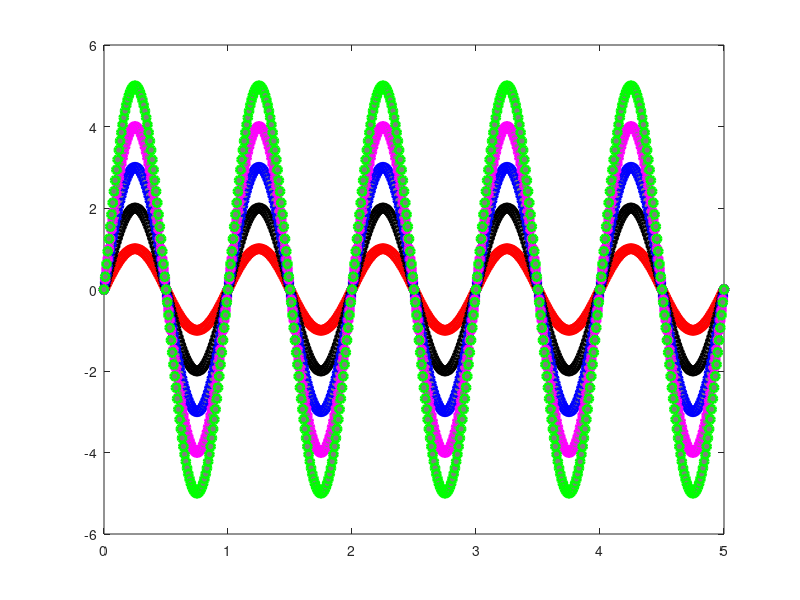
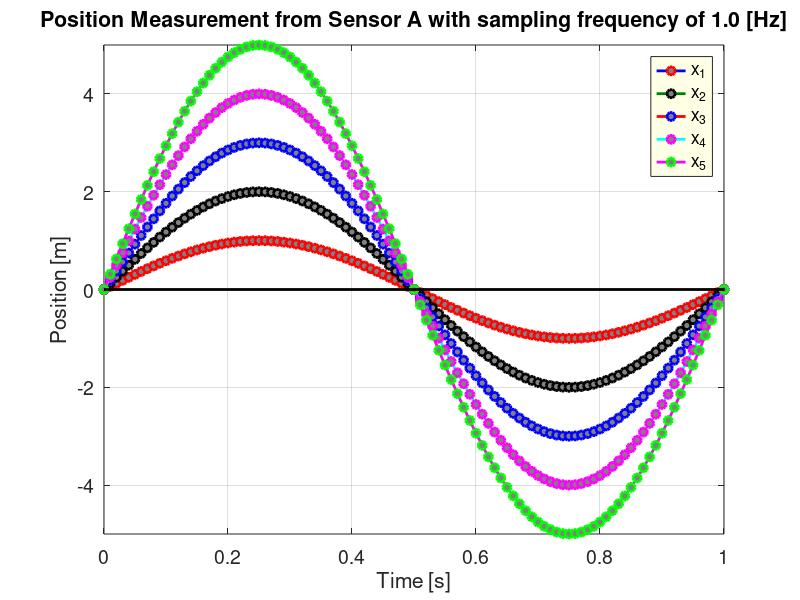
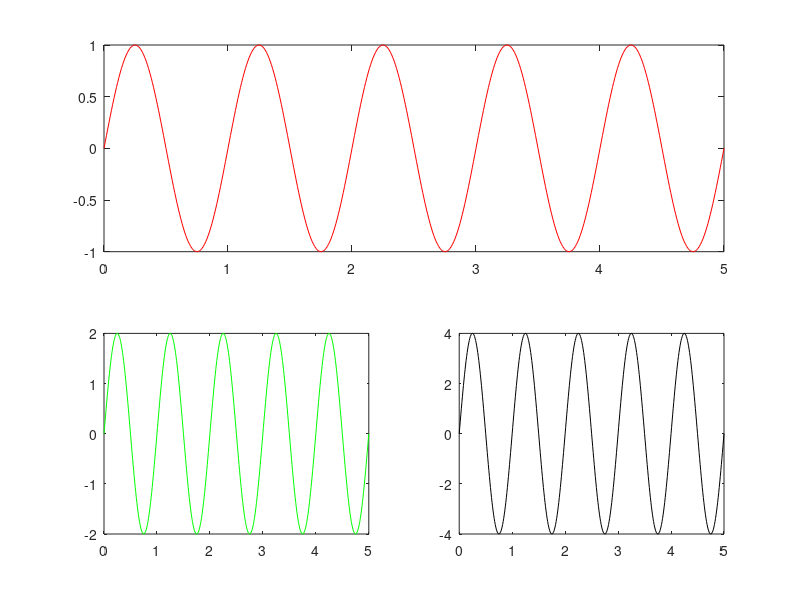
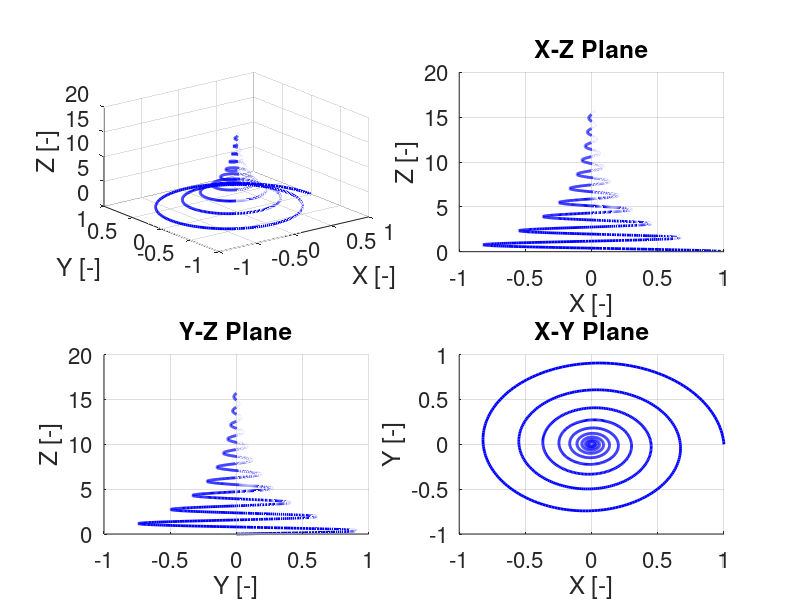

The MATLAB script that drew these images, in order:
%% Matlab Series Workshop
% Week 1: Data Visualization (Plots)
% Kan Kanjanapas (Ph.D.)

clc;
close all;
clear all;


% 1. Plot

fs = 100;      % Sampling Frequency [Hz]
Ts = 1/fs;      % Sampling Time [s]

t_vec = [0:Ts:5]';  % Vector of time stamps

% sinusoidal waveform: A*sin(omega*t + phase_shift)

% Assume the reading from sensor A is given by:
f_1 = 1;    

x_1 = 1*sin(2*pi*f_1*t_vec + 0);
x_2 = 2*sin(2*pi*f_1*t_vec + 0);
x_3 = 3*sin(2*pi*f_1*t_vec + 0);
x_4 = 4*sin(2*pi*f_1*t_vec + 0);
x_5 = 5*sin(2*pi*f_1*t_vec + 0);

x_ceil = [];
for ii = 1:5
    x_ceil{ii} = ii*sin(2*pi*f_1*t_vec + 0);
end



%% 1) Plot

% Your first plot
% figure;
% plot(t_vec, x_1);


% Refine the first plot 1.0
% figure;
% set(gcf, 'Position', [0 0 2560 1280]/2);
% plot(t_vec, x_1);
% xlabel('Time [s]');
% ylabel('Position [m]');
% title('Position Measurement from Sensor A');
% grid on;




% Refine the first plot: version 1.1 --------------------------------------------------------------------------------------------------
% figure;
% set(gcf, 'Position', [0 0 2560 1280]/2);
% plot(t_vec, x_1, 'LineStyle', '-', 'LineWidth', 2, 'Color', [0 0 1], ...
%     'Marker', 'o', 'MarkerEdgeColor', 'r', 'MarkerFaceColor', 'y');
% xlabel('Time [s]');
% ylabel('Position [m]');
% title('Position Measurement from Sensor A');
% grid on;
% set(gca, 'FontSize', 16);






% Refine the first plot: version 1.2 --------------------------------------------------------------------------------------------------
% figure;
% set(gcf, 'Position', [0 0 2560 1280]/2);
% 
% plot(t_vec, x_1, 'LineStyle', '-', 'LineWidth', 2, 'Color', [0 0 1], ...
%     'Marker', 'o', 'MarkerEdgeColor', 'r', 'MarkerFaceColor', 'y');
% 
% hold on;
% 
% plot(t_vec, x_2, 'LineStyle', '-', 'LineWidth', 2, 'Color', [0 0.5 0], ...
%     'Marker', 'o', 'MarkerEdgeColor', 'k', 'MarkerFaceColor', 'g');
% 
% 
% 
% 
% xlabel('Time [s]'); 
% ylabel('Position [m]');
% title('Position Measurement from Sensor A');
% 
% h_legend = legend('data x_1', 'data x_2');
% set(h_legend, 'Location', 'NorthEast', 'Color', [1 1 0.9]);
% 
% 
% grid on;
% set(gca, 'FontSize', 16);





% Refine the first plot: version 1.3 --------------------------------------------------------------------------------------------------
Color_Matrix = [0.0  0.0  1.0; 
                0.0  0.5  0.0;
                1.0  0.0  0.0;
                0.0  1.0  1.0;
                1.0  0.0  1.0];

MarkerEdgeColor_Ceil = {'r', 'k', 'b', 'm', 'g'};

figure;
set(gcf, 'Position', [0 0 2560 1280]/2);


for ii = 1:5
    
    plot(t_vec, x_ceil{ii}, 'LineStyle', '-', 'LineWidth', 2, 'Color', Color_Matrix(ii,:), ...
     'Marker', 'o', 'MarkerEdgeColor', MarkerEdgeColor_Ceil{ii}, 'MarkerFaceColor', 0.5*[1 1 1]);
    if (ii == 1)
        hold on;
    end
    
    
 
end






% Refine the first plot: version 1.4 --------------------------------------------------------------------------------------------------

Color_Matrix = [0.0  0.0  1.0; 
                0.0  0.5  0.0;
                1.0  0.0  0.0;
                0.0  1.0  1.0;
                1.0  0.0  1.0];
            
MarkerEdgeColor_Ceil = {'r', 'k', 'b', 'm', 'g'};
close all;
figure;
set(gcf, 'Position', [0 0 2560 1280]/2);
for ii = 1:5
    plot(t_vec, x_ceil{ii}, 'LineStyle', '-', 'LineWidth', 2, 'Color', Color_Matrix(ii,:), ...
     'Marker', 'o', 'MarkerEdgeColor', MarkerEdgeColor_Ceil{ii}, 'MarkerFaceColor', 0.5*[1 1 1]);
    if (ii == 1)
        hold on;
    elseif (ii == 5)
        line([0 max(t_vec)], [0 0], 'LineStyle', '-', 'LineWidth', 2, 'Color', 'k');  % ****************
    end
end
xlabel('Time [s]');
ylabel('Position [m]');
title(sprintf('Position Measurement from Sensor A with sampling frequency of %.1f [Hz]', f_1));
h_legend = legend('x_1', 'x_2', 'x_3', 'x_4', 'x_5');
set(h_legend, 'Location', 'NorthEast', 'Color', [1.0  1.0  0.9]);
grid on;
set(gca, 'FontSize', 14);
axis([0 1 min(x_ceil{5}) max(x_ceil{5})]);


%% 2) Subplot

% Subplot Version 2.1 ----------------------------------------------------------------------------------------------------------
% figure;
% set(gcf, 'Position', [0 0 2560 1280]/2);
% 
% subplot(2,3,1);
% plot(t_vec, x_1);
% 
% 
% subplot(2,3,2);
% plot(t_vec, x_2);


% Subplot Version 2.2 ----------------------------------------------------------------------------------------------------------
% figure;
% set(gcf, 'Position', [0 0 2560 1280]/2);
% 
% subplot(2,2,1);
% plot(t_vec, x_1, 'r');
% 
% 
% subplot(2,2,2);
% plot(t_vec, x_2, 'g');
% 
% 
% subplot(2,2,3);
% plot(t_vec, x_3, 'b');
% 
% 
% subplot(2,2,4);
% plot(t_vec, x_4, 'k');


% Subplot Version 2.3 ----------------------------------------------------------------------------------------------------------
figure;
set(gcf, 'Position', [0 0 2560 1280]/2);

subplot(2,2,[1 2]);
plot(t_vec, x_1, 'r');


subplot(2,2,3);
plot(t_vec, x_2, 'g');



subplot(2,2,4);
plot(t_vec, x_4, 'k');





%% 3) Plot3


theta  = [0: pi/100: 20*pi]';
t_vec2 = [0 : 1 :length(theta)-1]'*Ts;
lambda = 0.2;

r = exp(-lambda*t_vec2);
x = r.*cos(theta);
y = r.*sin(theta);
z = theta/4;

% 3.1: Plot3 ----------------------------------------------------------------------------------------------------------
% figure;
% set(gcf, 'Position', [0 0 2560 1280]/2);
% plot3(x, y, z, 'LineWidth', 2, 'Color', 'b');
% xlabel('X [-]');
% ylabel('Y [-]');
% zlabel('Z [-]');
% set(gca, 'FontSize', 16);
% grid on;



% 3.2: Plot3 Multiple View ----------------------------------------------------------------------------------------------------------

figure;
set(gcf, 'Position', [0 0 2560 1280]/2);

subplot(2,2,1);
plot3(x, y, z, 'LineWidth', 2, 'Color', 'b');
xlabel('X [-]');
ylabel('Y [-]');
zlabel('Z [-]');
set(gca, 'FontSize', 16);
grid on;


subplot(2,2,2);
plot3(x, y, z, 'LineWidth', 2, 'Color', 'b');
xlabel('X [-]');
ylabel('Y [-]');
zlabel('Z [-]');
title('X-Z Plane');
set(gca, 'FontSize', 16);
grid on;
view(0,0);


subplot(2,2,3);
plot3(x, y, z, 'LineWidth', 2, 'Color', 'b');
xlabel('X [-]');
ylabel('Y [-]');
zlabel('Z [-]');
title('Y-Z Plane');
set(gca, 'FontSize', 16);
grid on;
view(90,0);


subplot(2,2,4);
plot3(x, y, z, 'LineWidth', 2, 'Color', 'b');
xlabel('X [-]');
ylabel('Y [-]');
zlabel('Z [-]');
title('X-Y Plane');
set(gca, 'FontSize', 16);
grid on;
view(0,90);




%% 4) Surface

[X,Y] = meshgrid((-5:0.1:5)*pi, (-1:0.1:1)*pi);  % check size(X), size(Y)
Z = X.^2 + Y.^4;  % check size(Z)

% 4.1) Surf ----------------------------------------------------------------------------------------------------------
figure;
set(gcf, 'Position', [0 0 2560 1280]/2);

surf(X,Y,Z);
colorbar;

xlabel('X [-]');
ylabel('Y [-]');
zlabel('Z [-]');
title('Surf XYZ');
set(gca, 'FontSize', 14);
grid on;

% 4.2) Surf (Cont) ----------------------------------------------------------------------------------------------------------

% figure;
% set(gcf, 'Position', [0 0 2560 1280]/2);
% 
% surf(X,Y,Z, 'FaceAlpha', 0.5, 'EdgeColor', 'r');
% colorbar;
% 
% xlabel('X [-]');
% ylabel('Y [-]');
% zlabel('Z [-]');
% title('Surf XYZ');
% set(gca, 'FontSize', 14);
% grid on;



%% 5) Contour (contour3, countourc, contourf, quiver)

% [X,Y] = meshgrid((0:0.1:5)*pi, (0:0.1:1)*pi);  % check size(X), size(Y)
% Z = X.^2 + Y.^4;  % check size(Z)


figure;
set(gcf, 'Position', [0 0 2560 1280]/2);

subplot(2,2,1);
contour(X, Y, Z, 'ShowText', 'on');
xlabel('X [-]');
ylabel('Y [-]');
zlabel('Z [-]');
title('Contour');
set(gca, 'FontSize', 14);
grid on;

subplot(2,2,2);
contour3(X, Y, Z, 'ShowText', 'on');
xlabel('X [-]');
ylabel('Y [-]');
zlabel('Z [-]');
title('Contour3');
set(gca, 'FontSize', 14);
grid on;

subplot(2,2,3);
contourf(Z, 'ShowText', 'on');
xlabel('X [-]');
ylabel('Y [-]');
zlabel('Z [-]');
title('Contourf');
set(gca, 'FontSize', 14);
grid on;


[DX, DY] = gradient(Z, 0.2, 0.2);
subplot(2,2,4);
contour(X,Y,Z);
hold on;
quiver(X,Y,DX,DY);
hold off;
xlabel('X [-]');
ylabel('Y [-]');
zlabel('Z [-]');
title('Quiver');
set(gca, 'FontSize', 14);
grid on;




%% 6) Semilogx, Semilogy, loglog

X = logspace(1,3,100);
Y = X.^2;

figure;
set(gcf, 'Position', [0 0 2560 1280]/2);

subplot(1,3,1);
semilogx(X,Y, 'LineWidth', 2, 'Color', 'b');
xlabel('X [-]');
ylabel('Y [-]');
title('Semilogx');
set(gca, 'FontSize', 14);
grid on;

subplot(1,3,2);
semilogy(X,Y, 'LineWidth', 2, 'Color', 'b');
xlabel('X [-]');
ylabel('Y [-]');
title('Semilogy');
set(gca, 'FontSize', 14);
grid on;

subplot(1,3,3);
loglog(X,Y, 'LineWidth', 2, 'Color', 'b');
xlabel('X [-]');
ylabel('Y [-]');
title('LogLog');
set(gca, 'FontSize', 14);
grid on;


